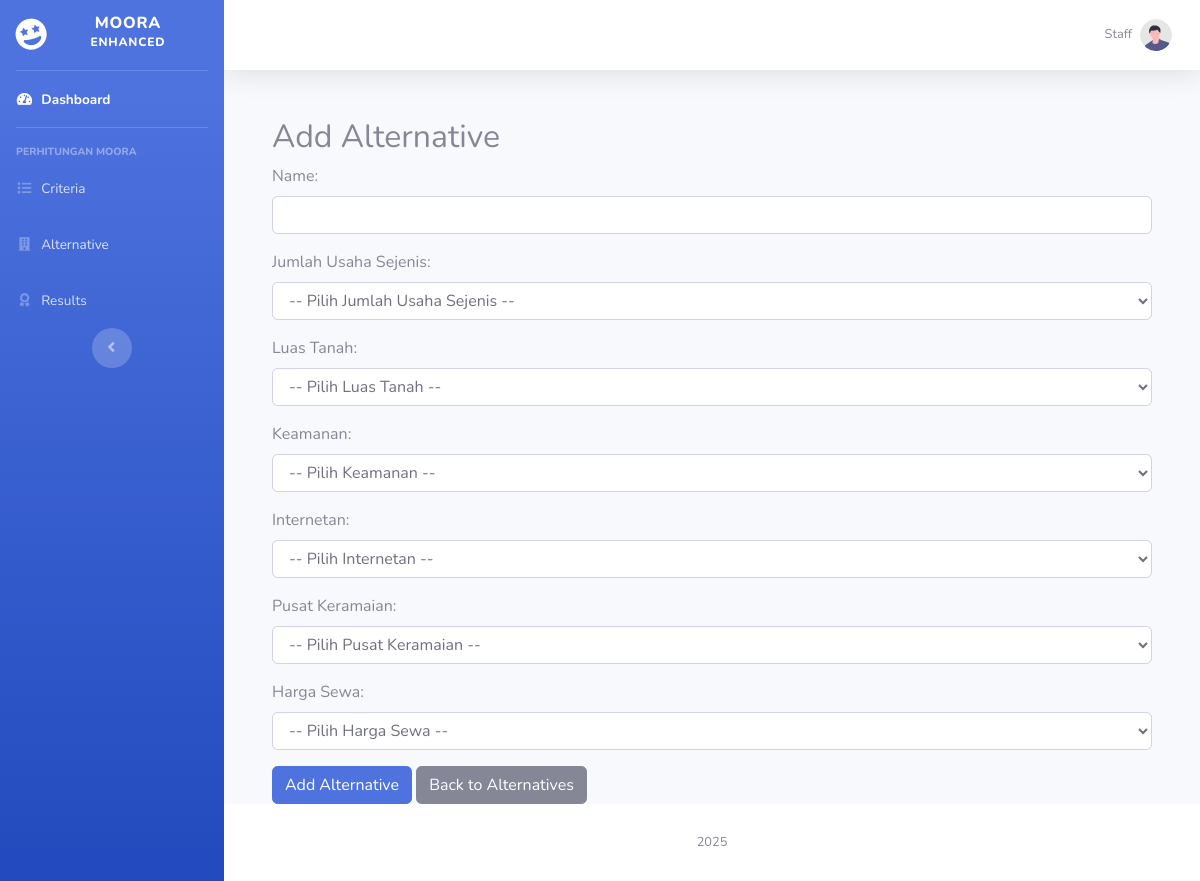
/pages/add_alternative.php (signed in), run on the app's committed database.
### tables this page shows
CREATE TABLE `criteria` (
  `id` int(11) NOT NULL,
  `code` varchar(10) NOT NULL,
  `name` varchar(25) NOT NULL,
  `description` text DEFAULT NULL,
  `type` enum('Cost','Benefit') NOT NULL,
  `weight` decimal(5,2) NOT NULL
);

### pages/add_alternative.php (the view, shortened to what this page needs)
<?php
include '../includes/db.php';
$sql_criteria = "SELECT * FROM criteria";
$result_criteria = $conn->query($sql_criteria);
include '../includes/header.php';
?>
<div class="container mt-5">
    <h2>Add Alternative</h2>
    <form method="post">
        <div class="mb-3">
            <label for="name" class="form-label">Name:</label>
            <input type="text" class="form-control" id="name" name="name" required>
        </div>
        <?php
        if ($result_criteria->num_rows > 0) {
            while ($row = $result_criteria->fetch_assoc()) {
                $criterion_id = $row['id'];
                echo "<div class='mb-3'>
                        <label for='value_{$criterion_id}' class='form-label'>{$row['name']}:</label>
                        <select class='form-control' id='value_{$criterion_id}' name='values[{$criterion_id}]' required>
                        <option value=''>-- Pilih {$row['name']} --</option>
                        ";
                echo "      </select>
                      </div>";
            }
        }
        ?>
        <button type="submit" class="btn btn-primary">Add Alternative</button>
        <a href="alternatives.php" class="btn btn-secondary">Back to Alternatives</a>
    </form>
</div>
<?php include '../includes/sidebar.php'; ?>

### data on the page
criteria: name "Jumlah Usaha Sejenis"
criteria: name "Luas Tanah"
criteria: name "Keamanan"
criteria: name "Internetan"
criteria: name "Pusat Keramaian"
criteria: name "Harga Sewa"

### other printed values
$_SESSION['name'] "Staff"
